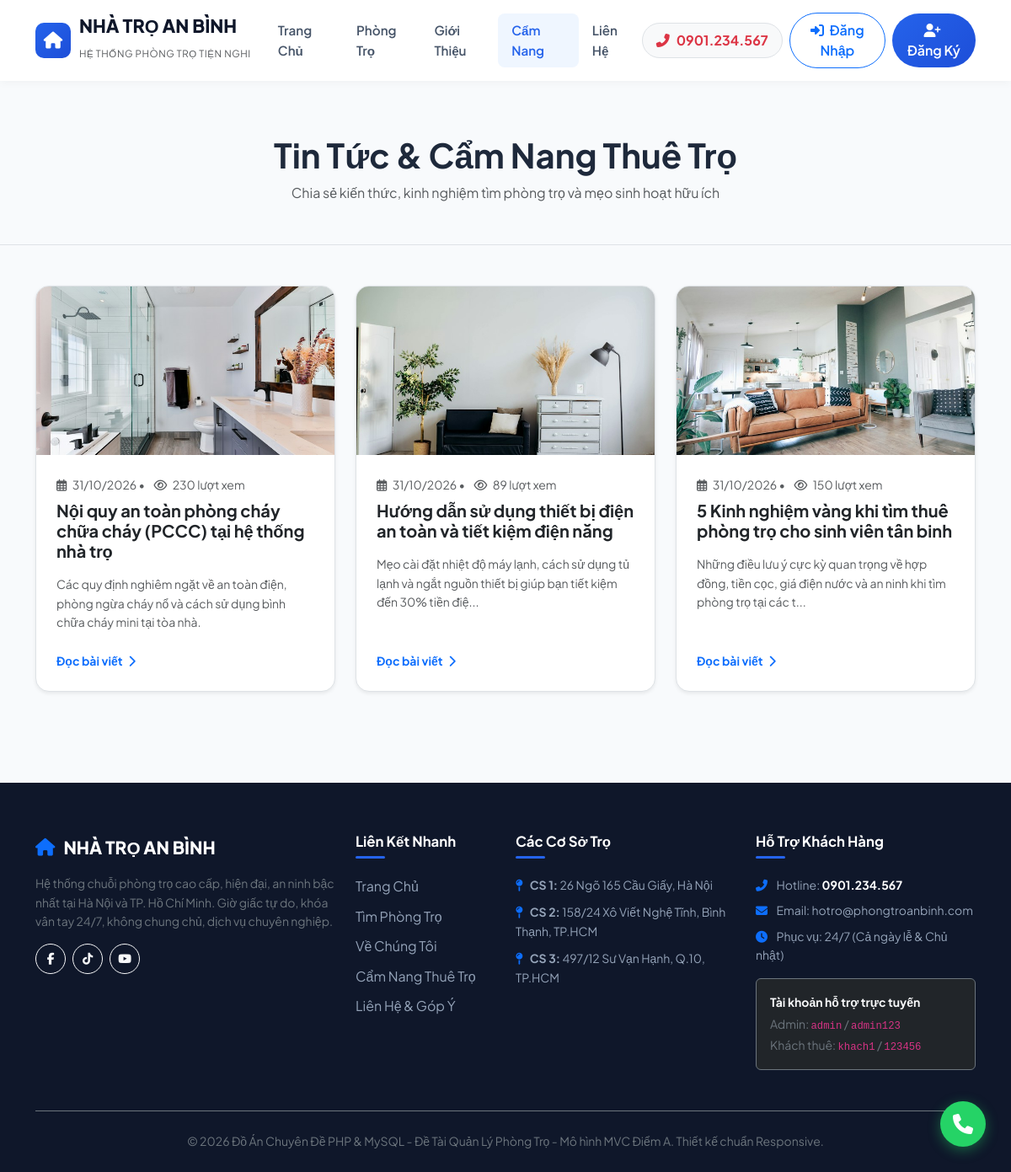
Page /home/news on the committed database.
### tables this page shows
CREATE TABLE `posts` (
    `id` INT AUTO_INCREMENT PRIMARY KEY,
    `title` VARCHAR(255) NOT NULL,
    `slug` VARCHAR(255) NOT NULL,
    `summary` TEXT NOT NULL,
    `content` LONGTEXT NOT NULL,
    `image` VARCHAR(255) NULL,
    `author_id` INT NOT NULL,
    `views` INT NOT NULL DEFAULT 0,
    `status` TINYINT NOT NULL DEFAULT 1,
    `created_at` DATETIME DEFAULT CURRENT_TIMESTAMP,
    FOREIGN KEY (`author_id`) REFERENCES `users`(`id`) ON DELETE CASCADE
);

### app/controllers/HomeController.php (called while the page is built, shortened)
<?php
class HomeController extends Controller {
    public function news(): void {
        $postModel = $this->model('Post');
        $data = [
            'pageTitle' => 'Tin Tức & Cẩm Nang Thuê Trọ',
            'posts' => $postModel->getActivePosts(12)
        ];
        $this->view('home/news', $data);
    }
}

### app/core/App.php (called while the page is built, shortened)
<?php
class App {
    protected string $method = 'index';
    public function __construct() {
        $url = $this->parseUrl();
        if (!empty($url[0])) {
            $candidateName = ucfirst($url[0]) . 'Controller';
            if (file_exists(APP_PATH . '/controllers/' . $candidateName . '.php')) {
                unset($url[0]);
            }
        }
        $controllerInstance = new $this->controllerName();
        if (!empty($url[1])) {
            $candidateMethod = $url[1];
            if (method_exists($controllerInstance, $candidateMethod)) {
                $this->method = $candidateMethod;
                unset($url[1]);
            }
        }
        $this->params = $url ? array_values($url) : [];
        call_user_func_array([$controllerInstance, $this->method], $this->params);
    }
    protected function parseUrl(): array {
        if (isset($_GET['url']) && !empty(trim($_GET['url']))) {
            return explode('/', filter_var(rtrim($_GET['url'], '/'), FILTER_SANITIZE_URL));
        }
        $requestUri = parse_url($_SERVER['REQUEST_URI'] ?? '', PHP_URL_PATH);
        $requestUri = trim($requestUri, '/');
        return explode('/', filter_var($requestUri, FILTER_SANITIZE_URL));
    }
}

### index.php (called while the page is built, shortened)
<?php
require_once APP_PATH . '/core/Database.php';
require_once APP_PATH . '/core/Model.php';
require_once APP_PATH . '/core/Controller.php';
require_once APP_PATH . '/core/Helpers.php';
require_once APP_PATH . '/core/App.php';
$app = new App();

### app/core/Model.php (called while the page is built, shortened)
<?php
class Model {
    protected PDO $db;
    public function __construct() {
        $this->db = Database::getInstance();
    }
    public function query(string $sql, array $params = []): array {
        $stmt = $this->db->prepare($sql);
        $stmt->execute($params);
        return $stmt->fetchAll();
    }
}

### app/core/Database.php (called while the page is built, shortened)
<?php
class Database {
    private static ?PDO $instance = null;
    public static function getInstance(): PDO {
        if (self::$instance === null) {
            $dsn = "mysql:host=" . DB_HOST . ";port=" . DB_PORT . ";dbname=" . DB_NAME . ";charset=" . DB_CHARSET;
            $options = [
                PDO::ATTR_ERRMODE            => PDO::ERRMODE_EXCEPTION,
                PDO::ATTR_DEFAULT_FETCH_MODE => PDO::FETCH_ASSOC,
                PDO::ATTR_EMULATE_PREPARES   => false,
                PDO::MYSQL_ATTR_INIT_COMMAND => "SET NAMES utf8mb4 COLLATE utf8mb4_unicode_ci"
            ];
            try {
                self::$instance = new PDO($dsn, DB_USER, DB_PASS, $options);
            } catch (PDOException $e) {
                die("<h3>Lỗi kết nối Cơ sở dữ liệu:</h3> " . htmlspecialchars($e->getMessage()) .
                    "<br><br><i>Vui lòng kiểm tra file cấu hình <code>app/config/config.php</code> và đảm bảo MySQL đang chạy trong XAMPP.</i>");
            }
        }
        return self::$instance;
    }
}

### app/models/Post.php (called while the page is built, shortened)
<?php
class Post extends Model {
    public function getActivePosts(int $limit = 6): array {
        $sql = "SELECT p.*, u.full_name as author_name
                FROM posts p
                JOIN users u ON p.author_id = u.id
                WHERE p.status = 1
                ORDER BY p.id DESC
                LIMIT {$limit}";
        return $this->query($sql);
    }
}

### app/core/Helpers.php (called while the page is built, shortened)
<?php
function formatDate(?string $date, string $format = 'd/m/Y'): string {
    $timestamp = strtotime($date);
    return $timestamp ? date($format, $timestamp) : '';
}
function truncateText(string $text, int $limit = 100): string {
    $cleanText = strip_tags($text);
    if (mb_strlen($cleanText, 'UTF-8') <= $limit) {
        return $cleanText;
    }
    return mb_substr($cleanText, 0, $limit, 'UTF-8') . '...';
}

### app/views/home/news.php (the view)
<?php require_once VIEW_PATH . '/layouts/header.php'; ?>
<div class="bg-primary-light py-5 border-bottom">
    <div class="container text-center">
        <h1 class="fw-bold mb-2">Tin Tức & Cẩm Nang Thuê Trọ</h1>
        <p class="text-muted mb-0">Chia sẻ kiến thức, kinh nghiệm tìm phòng trọ và mẹo sinh hoạt hữu ích</p>
    </div>
</div>
<div class="container py-5">
    <div class="row g-4">
        <?php foreach ($posts as $post): ?>
            <div class="col-lg-4 col-md-6">
                <div class="card h-100 border rounded-4 overflow-hidden shadow-sm hover-shadow">
                    <img src="<?= BASE_URL ?>/<?= $post['image'] ?: 'assets/images/posts/post1.jpg' ?>" class="card-img-top" style="height: 200px; object-fit: cover;" alt="<?= htmlspecialchars($post['title']) ?>">
                    <div class="card-body p-4 d-flex flex-column">
                        <div class="text-muted small mb-2">
                            <i class="far fa-calendar-alt me-1"></i> <?= formatDate($post['created_at']) ?> •
                            <i class="far fa-eye ms-2 me-1"></i> <?= $post['views'] ?> lượt xem
                        </div>
                        <h5 class="card-title fw-bold mb-3">
                            <a href="<?= BASE_URL ?>/home/postDetail/<?= $post['slug'] ?>" class="text-dark"><?= htmlspecialchars($post['title']) ?></a>
                        </h5>
                        <p class="text-muted small mb-4"><?= truncateText($post['summary'], 110) ?></p>
                        <a href="<?= BASE_URL ?>/home/postDetail/<?= $post['slug'] ?>" class="mt-auto fw-bold small text-primary">
                            Đọc bài viết <i class="fas fa-chevron-right ms-1"></i>
                        </a>
                    </div>
                </div>
            </div>
        <?php endforeach; ?>
    </div>
</div>
<?php require_once VIEW_PATH . '/layouts/footer.php'; ?>

### assets/css/style.css (style rules this page uses)
:root { --primary-color: #2563eb; --primary-dark: #1d4ed8; --primary-light: #eff6ff; --secondary-color: #0f172a; --accent-color: #f59e0b; --success-color: #10b981; --danger-color: #ef4444; --background: #f8fafc; --card-bg: #ffffff; --text-main: #1e293b; --text-muted: #64748b; --border-color: #e2e8f0; --radius: 12px; --shadow-sm: 0 1px 2px 0 rgba(0, 0, 0, 0.05); --shadow: 0 4px 6px -1px rgba(0, 0, 0, 0.1), 0 2px 4px -1px rgba(0, 0, 0, 0.06); --shadow-lg: 0 10px 15px -3px rgba(0, 0, 0, 0.1), 0 4px 6px -2px rgba(0, 0, 0, 0.05); }
body { font-family: 'Plus Jakarta Sans', sans-serif; background-color: var(--background); color: var(--text-main); line-height: 1.6; overflow-x: hidden; }
a { color: var(--primary-color); text-decoration: none; transition: all 0.2s ease-in-out; }

### rows in the picture
posts: image (picture), created_at "31/10/2026", views "230", title "Nội quy an toàn phòng cháy chữa cháy (PCCC) tại hệ thống nhà trọ", summary "Các quy định nghiêm ngặt về an toàn điện, phòng ngừa cháy nổ và cách sử dụng bình chữa cháy mini tại tòa nhà."
posts: image (picture), created_at "31/10/2026", views "89", title "Hướng dẫn sử dụng thiết bị điện an toàn và tiết kiệm điện năng", summary "Mẹo cài đặt nhiệt độ máy lạnh, cách sử dụng tủ lạnh và ngắt nguồn thiết bị giúp bạn tiết kiệm đến 30% tiền điệ..."
posts: image (picture), created_at "31/10/2026", views "150", title "5 Kinh nghiệm vàng khi tìm thuê phòng trọ cho sinh viên tân binh", summary "Những điều lưu ý cực kỳ quan trọng về hợp đồng, tiền cọc, giá điện nước và an ninh khi tìm phòng trọ tại các t..."
